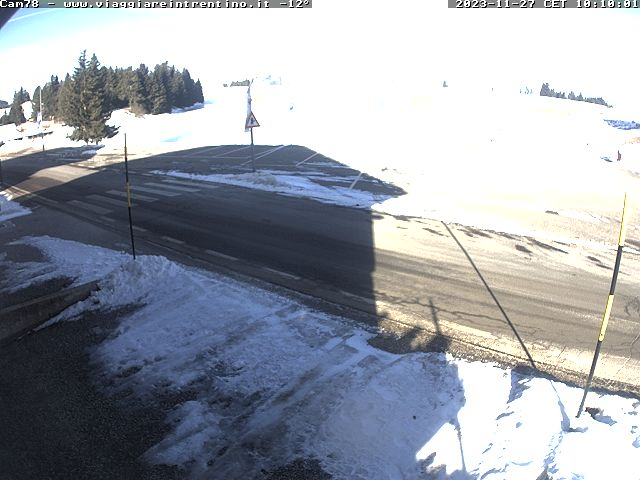
#> input picture areas/frame_set/Cam78.jpg, 640 x 480 px
$ python preview_area.py
#> lines starting #> are read from the running program, lines starting #| are printed output that depends on the picture
import os
import cv2
import numpy as np
import areas

def RGB(event, x, y, flags, param):
    if event == cv2.EVENT_MOUSEMOVE :
        colorsBGR = [x, y]
        print(colorsBGR)

cv2.namedWindow('RGB')
cv2.setMouseCallback('RGB', RGB)

for img in os.listdir("frame_set"):
    next = False

    frame = cv2.imread(f"frame_set/{img}")
#> frame is the input picture: shape (480, 640, 3); mean B, G, R 171, 162.8, 158.2

    area= areas.area[f"{img}"]

    while not next:
        cv2.polylines(frame,[np.array(area,np.int32)],True,(255,0,0),2)
        cv2.putText(frame,str(img),(10,60),cv2.FONT_HERSHEY_PLAIN,3,(255,0,0),2)
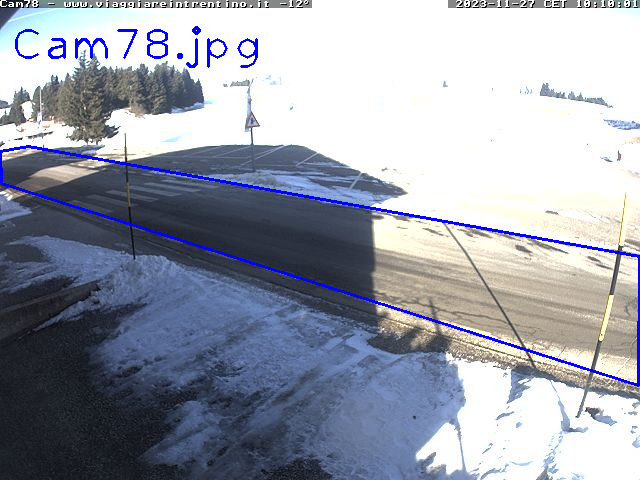
#> frame: shape (480, 640, 3); mean B, G, R 172.4, 159.4, 154.8
        cv2.imshow("RGB", frame)

        if cv2.waitKey(0) & 0xFF == 27:
#> (key Esc is pressed here)
            break
#> pass 2 of the loop `for img in os.listdir("frame_set"):`:
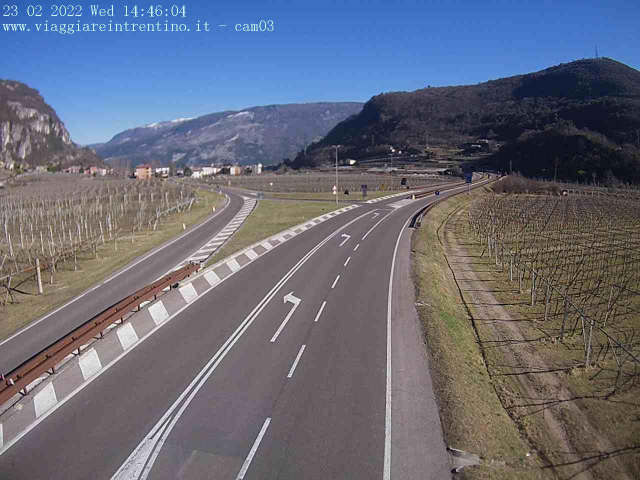
#> input picture areas/frame_set/cam03.jpg, 1280 x 960 px (shown at 1/2 size)
#> frame is the input picture: shape (960, 1280, 3); mean B, G, R 120.9, 106.5, 103.3
#> `cv2.putText(frame,str(img),(10,60),cv2.FONT_HERSHEY_PLAIN,3,(255,0,0),2)`:
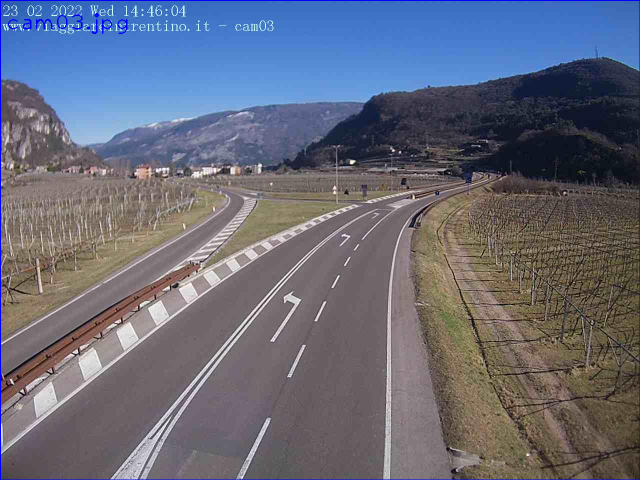
#> frame: shape (960, 1280, 3) (shown at 1/2 size); mean B, G, R 121.6, 105.8, 102.7
#> (key Enter is pressed here)
#> pass 3 of the loop `for img in os.listdir("frame_set"):`:
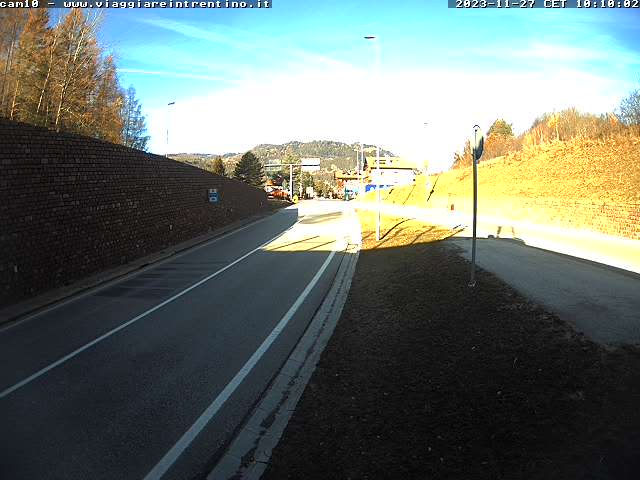
#> input picture areas/frame_set/cam10.jpg, 640 x 480 px
#> frame is the input picture: shape (480, 640, 3); mean B, G, R 108.9, 115.9, 107
#> `cv2.putText(frame,str(img),(10,60),cv2.FONT_HERSHEY_PLAIN,3,(255,0,0),2)`:
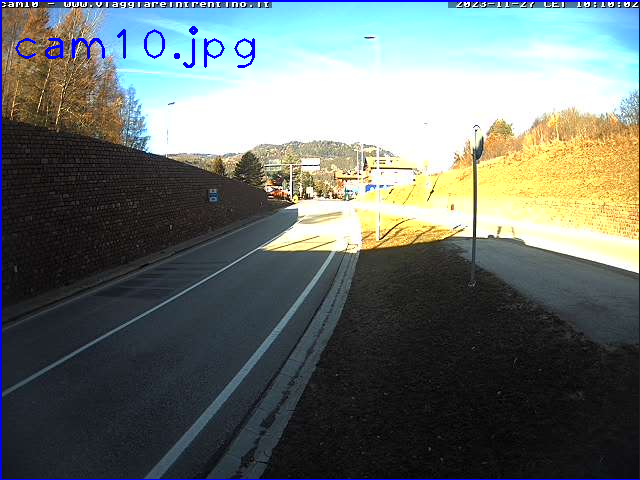
#> frame: shape (480, 640, 3); mean B, G, R 110.9, 114, 105.5
#> the loop made 7 passes; the first 3 are shown

#> (the run stopped early here; a loop or call above may not have finished)
